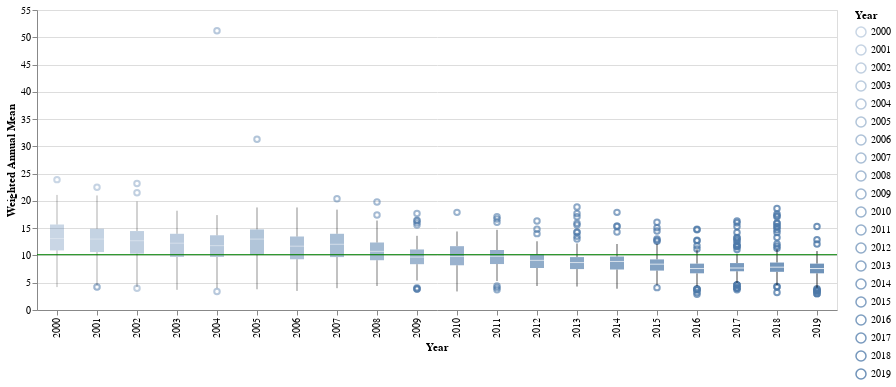

Source (notebook cell):
### Code cell
bar = alt.Chart(df3_weighted).mark_boxplot().encode(
                                            x = alt.X('Year', scale = alt.Scale(type = 'linear')),
                                            y = alt.Y('Weighted Annual Mean:Q', title = 'Weighted Annual Mean', scale = alt.Scale(zero = False)),
                                            opacity = 'Year')
rule = alt.Chart(df3_weighted).mark_rule(color='green').encode(
    y='mean(Weighted Annual Mean)'
)
(bar + rule).properties(width=800)

### Figure 1 — Vega-Lite specification as saved in the notebook (floating-point values rounded to 4 significant figures; data arrays with more than 128 entries replaced by an {"elided": "..."} marker saying what was removed)
{"config": {"view": {"continuousWidth": 400, "continuousHeight": 300}}, "layer": [{"mark": "boxplot", "encoding": {"opacity": {"type": "nominal", "field": "Year"}, "x": {"type": "nominal", "field": "Year", "scale": {"type": "linear"}}, "y": {"type": "quantitative", "field": "Weighted Annual Mean", "scale": {"zero": false}, "title": "Weighted Annual Mean"}}}, {"mark": {"type": "rule", "color": "green"}, "encoding": {"y": {"type": "quantitative", "aggregate": "mean", "field": "Weighted Annual Mean"}}}], "data": {"name": "data-21eaafa077fb7a0b6fd9f4a45a610630"}, "width": 800, "$schema": "https://vega.github.io/schema/vega-lite/v4.0.2.json", "datasets": {"data-21eaafa077fb7a0b6fd9f4a45a610630": {"elided": "4280 records"}}}
